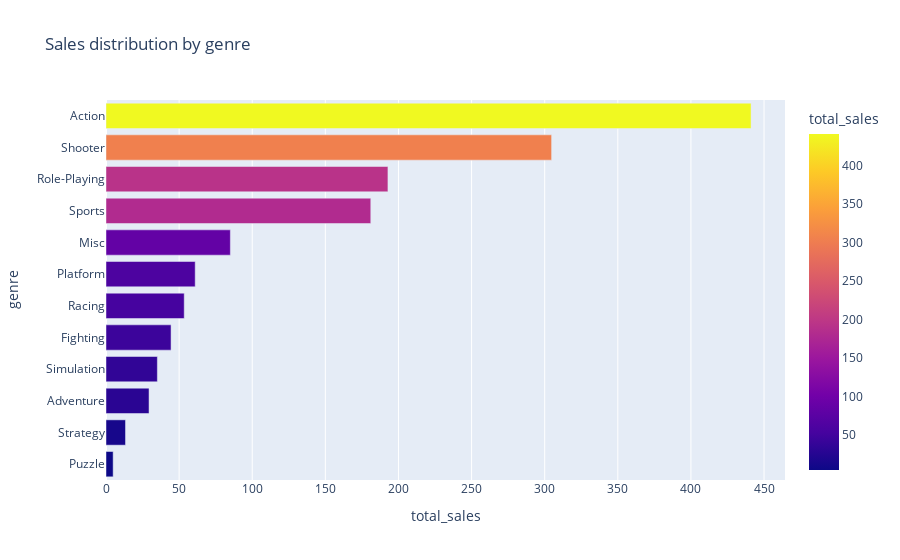

The notebook cell saved with this chart:
### Code cell
figu2= px.bar(dist_gen.sort_values(by='total_sales', ascending=True), 
             x='total_sales', 
             y='genre', 
             title='Sales distribution by genre',
             color='total_sales',
             orientation='h'
             )
figu2.show()

### Figure 1 — Plotly figure (JSON) as saved in the notebook; plotly's stock layout.template omitted (floating-point values rounded to 4 significant figures)
{"data": [{"alignmentgroup": "True", "hovertemplate": "total_sales=%{marker.color}<br>genre=%{y}<extra></extra>", "legendgroup": "", "marker": {"color": [4.89, 13.34, 29.43, 35.12, 44.49, 53.5, 61, 85.04, 181.1, 192.8, 304.7, 441.1], "coloraxis": "coloraxis", "pattern": {"shape": ""}}, "name": "", "offsetgroup": "", "orientation": "h", "showlegend": false, "textposition": "auto", "type": "bar", "x": [4.89, 13.34, 29.43, 35.12, 44.49, 53.5, 61, 85.04, 181.1, 192.8, 304.7, 441.1], "xaxis": "x", "y": ["Puzzle", "Strategy", "Adventure", "Simulation", "Fighting", "Racing", "Platform", "Misc", "Sports", "Role-Playing", "Shooter", "Action"], "yaxis": "y"}], "layout": {"barmode": "relative", "coloraxis": {"colorbar": {"title": {"text": "total_sales"}}, "colorscale": [[0, "#0d0887"], [0.1111, "#46039f"], [0.2222, "#7201a8"], [0.3333, "#9c179e"], [0.4444, "#bd3786"], [0.5556, "#d8576b"], [0.6667, "#ed7953"], [0.7778, "#fb9f3a"], [0.8889, "#fdca26"], [1, "#f0f921"]]}, "legend": {"tracegroupgap": 0}, "title": {"text": "Sales distribution by genre"}, "xaxis": {"anchor": "y", "domain": [0, 1], "title": {"text": "total_sales"}}, "yaxis": {"anchor": "x", "domain": [0, 1], "title": {"text": "genre"}}}}
